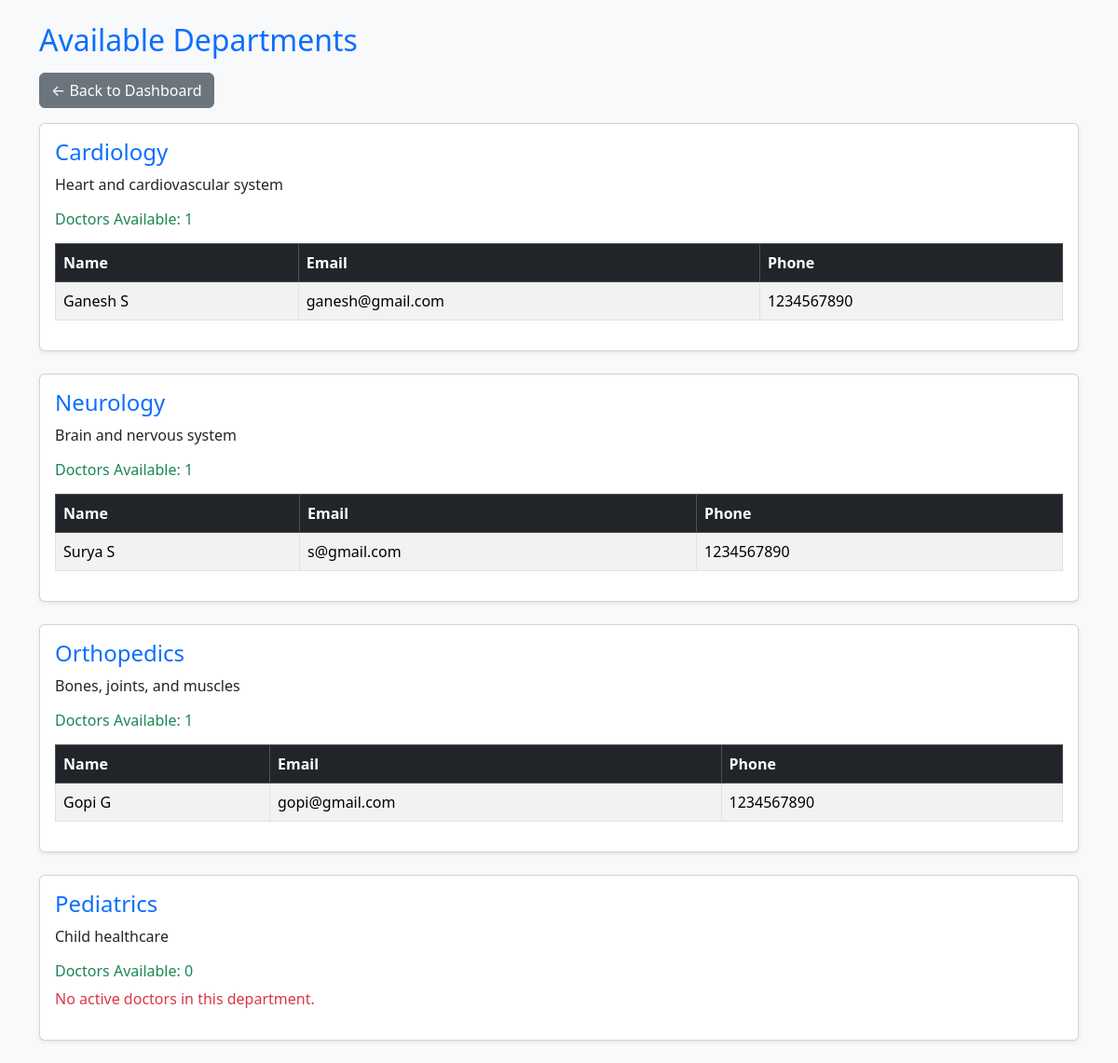
Screenshot of /patient/departments (signed in) with the database file from the repository.
### app/models.py (models this page shows, shortened)
class Department(db.Model):
    __tablename__ = 'departments'
    id = db.Column(db.Integer, primary_key=True)
    name = db.Column(db.String(100), unique=True, nullable=False)
    description = db.Column(db.Text)
    doctors = db.relationship('User', backref='department', lazy=True)

class User(UserMixin, db.Model):
    __tablename__ = 'users'
    id = db.Column(db.Integer, primary_key=True)
    role = db.Column(db.String(20), nullable=False)
    email = db.Column(db.String(120), unique=True, nullable=False)
    password_hash = db.Column(db.String(128), nullable=False)
    name = db.Column(db.String(120), nullable=False)
    phone = db.Column(db.String(20))
    department_id = db.Column(db.Integer, db.ForeignKey('departments.id'))  # NEW LINE
    created_at = db.Column(db.DateTime, default=datetime.utcnow)
    is_active = db.Column(db.Boolean, default=True)

### app/routes.py (the view)
    @app.route('/patient/departments')
    @login_required
    def patient_departments():
        if current_user.role != 'patient':
            flash("Unauthorized access!", "danger")
            return redirect(url_for('login'))
        departments = Department.query.all()
        dept_details = []
        for d in departments:
            doctors = User.query.filter_by(
                department_id=d.id, role="doctor", is_active=True
            ).all()
            dept_details.append({
                "id": d.id,
                "name": d.name,
                "description": d.description,
                "doctors": doctors,
                "count": len(doctors)
            })
        return render_template("patient_departments.html", dept_details=dept_details)

### app/__init__.py (called while the page is built)
def create_app():
    app = Flask(__name__, template_folder="templates")
    app.config['SQLALCHEMY_DATABASE_URI'] = 'sqlite:///hms.db'
    app.config['SQLALCHEMY_TRACK_MODIFICATIONS'] = False
    app.config['SECRET_KEY'] = 'dev-secret-change-this'
    db.init_app(app)
    login_manager.init_app(app)
    @login_manager.user_loader
    def load_user(user_id):
        return User.query.get(int(user_id))
    @app.route('/')
    def index():
        return render_template('index.html')
    from .routes import init_routes
    init_routes(app)
    return app

### app/templates/patient_departments.html (shortened to what this page needs)
<!DOCTYPE html>
<html lang="en">
<head>
  <link href="https://cdn.jsdelivr.net/npm/bootstrap@5.3.2/dist/css/bootstrap.min.css" rel="stylesheet">
</head>
<body class="bg-light">
<div class="container mt-4">
  <h2 class="text-primary mb-3">Available Departments</h2>
  <a href="{{ url_for('patient_dashboard') }}" class="btn btn-secondary mb-3">← Back to Dashboard</a>
  {% for dept in dept_details %}
  <div class="card mb-4 shadow-sm">
    <div class="card-body">
      <h4 class="text-primary">{{ dept.name }}</h4>
      <p>{{ dept.description }}</p>
      <h6 class="text-success">Doctors Available: {{ dept.count }}</h6>
      {% if dept.count > 0 %}
      <div class="table-responsive mt-3">
        <table class="table table-bordered table-striped">
          <thead class="table-dark">
            <tr>
              <th>Name</th>
              <th>Email</th>
              <th>Phone</th>
            </tr>
          </thead>
          <tbody>
            {% for doc in dept.doctors %}
            <tr>
              <td>{{ doc.name }}</td>
              <td>{{ doc.email }}</td>
              <td>{{ doc.phone if doc.phone else 'N/A' }}</td>
            </tr>
            {% endfor %}
          </tbody>
        </table>
      </div>
      {% else %}
        <p class="text-danger">No active doctors in this department.</p>
      {% endif %}
    </div>
  </div>
  {% endfor %}
</div>
</body>
</html>

### rows the page displays
Department: name "Cardiology", description "Heart and cardiovascular system", count "1"
User: name "Ganesh S", email "ganesh@gmail.com", phone "1234567890"
Department: name "Neurology", description "Brain and nervous system", count "1"
User: name "Surya S", email "s@gmail.com", phone "1234567890"
Department: name "Orthopedics", description "Bones, joints, and muscles", count "1"
User: name "Gopi G", email "gopi@gmail.com", phone "1234567890"
Department: name "Pediatrics", description "Child healthcare", count "0", shows "No active doctors in this department."
